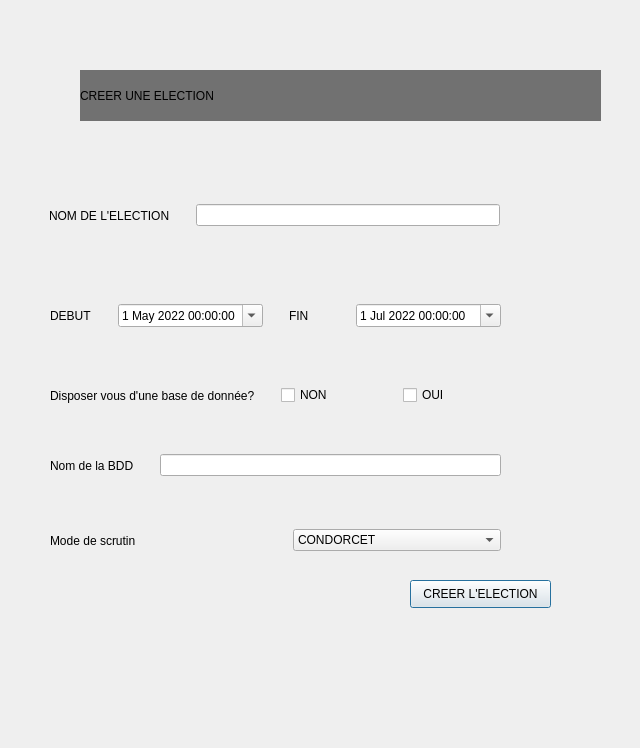
<?xml version="1.0" encoding="UTF-8"?>
<ui version="4.0">
 <class>Dialog</class>
 <widget class="QDialog" name="Dialog">
  <property name="geometry">
   <rect>
    <x>0</x>
    <y>0</y>
    <width>640</width>
    <height>748</height>
   </rect>
  </property>
  <property name="windowTitle">
   <string>Dialog</string>
  </property>
  <widget class="QLabel" name="label">
   <property name="geometry">
    <rect>
     <x>80</x>
     <y>70</y>
     <width>521</width>
     <height>51</height>
    </rect>
   </property>
   <property name="styleSheet">
    <string notr="true">color: rgb(0, 0, 0);
alternate-background-color: rgb(93, 93, 93);
background-color: rgb(113, 113, 113);
font: 8pt &quot;Kristen ITC&quot;;
font: 24pt &quot;Kristen ITC&quot;;
</string>
   </property>
   <property name="text">
    <string>CREER UNE ELECTION</string>
   </property>
  </widget>
  <widget class="QWidget" name="horizontalLayoutWidget">
   <property name="geometry">
    <rect>
     <x>49</x>
     <y>190</y>
     <width>451</width>
     <height>51</height>
    </rect>
   </property>
   <layout class="QHBoxLayout" name="horizontalLayout">
    <item>
     <widget class="QLabel" name="label_4">
      <property name="text">
       <string>NOM DE L'ELECTION</string>
      </property>
     </widget>
    </item>
    <item>
     <spacer name="verticalSpacer_2">
      <property name="orientation">
       <enum>Qt::Vertical</enum>
      </property>
      <property name="sizeHint" stdset="0">
       <size>
        <width>20</width>
        <height>40</height>
       </size>
      </property>
     </spacer>
    </item>
    <item>
     <widget class="QLineEdit" name="lineEditNameVote">
      <property name="styleSheet">
       <string notr="true">color: rgb(0, 0, 0);</string>
      </property>
     </widget>
    </item>
   </layout>
  </widget>
  <widget class="QWidget" name="horizontalLayoutWidget_2">
   <property name="geometry">
    <rect>
     <x>50</x>
     <y>290</y>
     <width>451</width>
     <height>51</height>
    </rect>
   </property>
   <layout class="QHBoxLayout" name="horizontalLayout_2">
    <item>
     <widget class="QLabel" name="label_2">
      <property name="text">
       <string>DEBUT</string>
      </property>
     </widget>
    </item>
    <item>
     <widget class="QDateTimeEdit" name="dateTimeEditStart">
      <property name="dateTime">
       <datetime>
        <hour>0</hour>
        <minute>0</minute>
        <second>0</second>
        <year>2022</year>
        <month>5</month>
        <day>1</day>
       </datetime>
      </property>
      <property name="date">
       <date>
        <year>2022</year>
        <month>5</month>
        <day>1</day>
       </date>
      </property>
      <property name="calendarPopup">
       <bool>true</bool>
      </property>
     </widget>
    </item>
    <item>
     <spacer name="verticalSpacer">
      <property name="orientation">
       <enum>Qt::Vertical</enum>
      </property>
      <property name="sizeHint" stdset="0">
       <size>
        <width>20</width>
        <height>40</height>
       </size>
      </property>
     </spacer>
    </item>
    <item>
     <widget class="QLabel" name="label_3">
      <property name="text">
       <string>FIN</string>
      </property>
     </widget>
    </item>
    <item>
     <widget class="QDateTimeEdit" name="dateTimeEditEnd">
      <property name="date">
       <date>
        <year>2022</year>
        <month>7</month>
        <day>1</day>
       </date>
      </property>
      <property name="calendarPopup">
       <bool>true</bool>
      </property>
     </widget>
    </item>
   </layout>
  </widget>
  <widget class="QWidget" name="horizontalLayoutWidget_3">
   <property name="geometry">
    <rect>
     <x>50</x>
     <y>370</y>
     <width>451</width>
     <height>51</height>
    </rect>
   </property>
   <layout class="QHBoxLayout" name="horizontalLayout_3">
    <item>
     <widget class="QLabel" name="label_5">
      <property name="text">
       <string>Disposer vous d'une base de donnée?</string>
      </property>
     </widget>
    </item>
    <item>
     <spacer name="verticalSpacer_3">
      <property name="orientation">
       <enum>Qt::Vertical</enum>
      </property>
      <property name="sizeHint" stdset="0">
       <size>
        <width>20</width>
        <height>40</height>
       </size>
      </property>
     </spacer>
    </item>
    <item>
     <widget class="QCheckBox" name="checkBox">
      <property name="text">
       <string>NON</string>
      </property>
     </widget>
    </item>
    <item>
     <spacer name="verticalSpacer_4">
      <property name="orientation">
       <enum>Qt::Vertical</enum>
      </property>
      <property name="sizeHint" stdset="0">
       <size>
        <width>18</width>
        <height>46</height>
       </size>
      </property>
     </spacer>
    </item>
    <item>
     <widget class="QCheckBox" name="checkBox_3">
      <property name="text">
       <string>OUI</string>
      </property>
     </widget>
    </item>
   </layout>
  </widget>
  <widget class="QWidget" name="horizontalLayoutWidget_4">
   <property name="geometry">
    <rect>
     <x>50</x>
     <y>520</y>
     <width>451</width>
     <height>41</height>
    </rect>
   </property>
   <layout class="QHBoxLayout" name="horizontalLayout_4">
    <item>
     <widget class="QLabel" name="label_6">
      <property name="text">
       <string>Mode de scrutin</string>
      </property>
     </widget>
    </item>
    <item>
     <spacer name="verticalSpacer_5">
      <property name="orientation">
       <enum>Qt::Vertical</enum>
      </property>
      <property name="sizeHint" stdset="0">
       <size>
        <width>28</width>
        <height>36</height>
       </size>
      </property>
     </spacer>
    </item>
    <item>
     <widget class="QComboBox" name="comboBoxSystemVote">
      <item>
       <property name="text">
        <string>CONDORCET</string>
       </property>
      </item>
      <item>
       <property name="text">
        <string>JUGEMENTMAJORITAIRE</string>
       </property>
      </item>
     </widget>
    </item>
   </layout>
  </widget>
  <widget class="QPushButton" name="buttonSetUp">
   <property name="geometry">
    <rect>
     <x>410</x>
     <y>580</y>
     <width>141</width>
     <height>28</height>
    </rect>
   </property>
   <property name="text">
    <string>CREER L'ELECTION</string>
   </property>
  </widget>
  <widget class="QWidget" name="horizontalLayoutWidget_5">
   <property name="geometry">
    <rect>
     <x>50</x>
     <y>440</y>
     <width>451</width>
     <height>51</height>
    </rect>
   </property>
   <layout class="QHBoxLayout" name="horizontalLayout_5">
    <item>
     <widget class="QLabel" name="label_7">
      <property name="text">
       <string>Nom de la BDD</string>
      </property>
     </widget>
    </item>
    <item>
     <spacer name="verticalSpacer_6">
      <property name="orientation">
       <enum>Qt::Vertical</enum>
      </property>
      <property name="sizeHint" stdset="0">
       <size>
        <width>20</width>
        <height>40</height>
       </size>
      </property>
     </spacer>
    </item>
    <item>
     <widget class="QLineEdit" name="lineEditNameBDD">
      <property name="styleSheet">
       <string notr="true">color: rgb(0, 0, 0);</string>
      </property>
     </widget>
    </item>
   </layout>
  </widget>
 </widget>
 <resources/>
 <connections/>
</ui>
